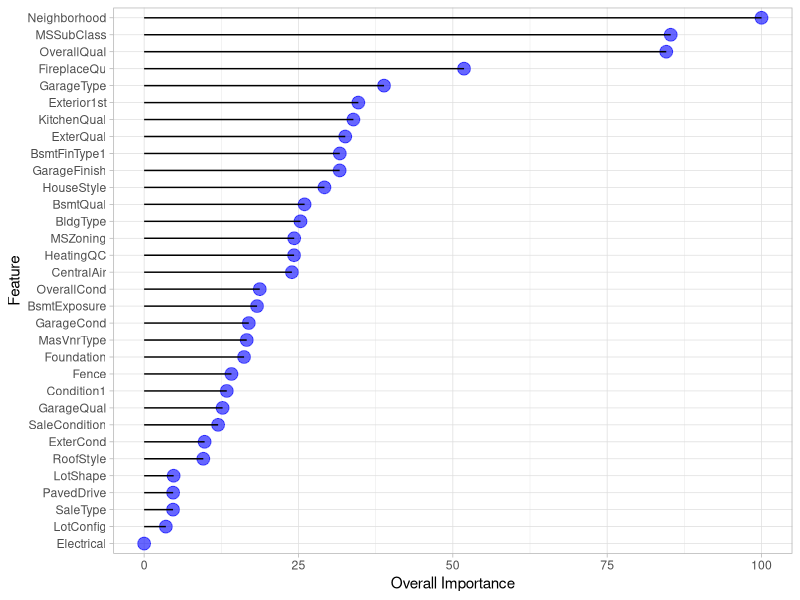

Source code (R):
library(dplyr)
library(ggplot2)

imp <- read.csv('var_imp.csv', row.names = 1)
# imp <- imp %>% top_n(10)
imp <- imp %>% arrange(desc(Overall))
names <- rownames(imp)

ggplot(imp, aes(x=factor(names, level=rev(names)), y=Overall)) +
  geom_point( color="blue", size=4, alpha=0.6)+
  geom_segment( aes(x=names, xend=names, y=0, yend=Overall), 
                color='black') +
  xlab('Feature')+
  ylab('Overall Importance')+
  theme_light() +
  coord_flip() 